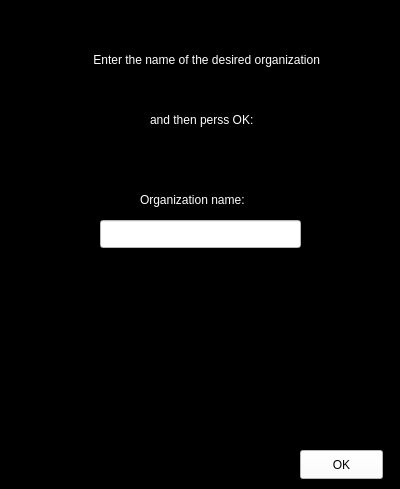
<?xml version="1.0" encoding="UTF-8"?>
<ui version="4.0">
 <class>key_pass_organ</class>
 <widget class="QWidget" name="key_pass_organ">
  <property name="geometry">
   <rect>
    <x>0</x>
    <y>0</y>
    <width>400</width>
    <height>489</height>
   </rect>
  </property>
  <property name="windowTitle">
   <string>Form</string>
  </property>
  <property name="styleSheet">
   <string notr="true">#key_pass_organ
{
background-color:black;
}</string>
  </property>
  <widget class="QLabel" name="label">
   <property name="geometry">
    <rect>
     <x>90</x>
     <y>50</y>
     <width>391</width>
     <height>20</height>
    </rect>
   </property>
   <property name="styleSheet">
    <string notr="true">#label
{
color:white;
}</string>
   </property>
   <property name="text">
    <string> Enter the name of the desired organization</string>
   </property>
  </widget>
  <widget class="QLabel" name="label_2">
   <property name="geometry">
    <rect>
     <x>150</x>
     <y>110</y>
     <width>131</width>
     <height>20</height>
    </rect>
   </property>
   <property name="styleSheet">
    <string notr="true">#label_2
{
color:white;
}</string>
   </property>
   <property name="text">
    <string>and then perss OK:</string>
   </property>
  </widget>
  <widget class="QLabel" name="label_3">
   <property name="geometry">
    <rect>
     <x>140</x>
     <y>190</y>
     <width>131</width>
     <height>20</height>
    </rect>
   </property>
   <property name="styleSheet">
    <string notr="true">#label_3
{
color:white;
}</string>
   </property>
   <property name="text">
    <string>Organization name:</string>
   </property>
  </widget>
  <widget class="QLineEdit" name="lineEdit">
   <property name="geometry">
    <rect>
     <x>100</x>
     <y>220</y>
     <width>201</width>
     <height>28</height>
    </rect>
   </property>
   <property name="styleSheet">
    <string notr="true">#lineEdit
{
background-color:white;
}</string>
   </property>
  </widget>
  <widget class="QPushButton" name="pushButton">
   <property name="geometry">
    <rect>
     <x>300</x>
     <y>450</y>
     <width>83</width>
     <height>29</height>
    </rect>
   </property>
   <property name="styleSheet">
    <string notr="true">#pushButton
{
background-color:white;
color:black;
}</string>
   </property>
   <property name="text">
    <string>OK</string>
   </property>
  </widget>
 </widget>
 <resources/>
 <connections/>
</ui>
